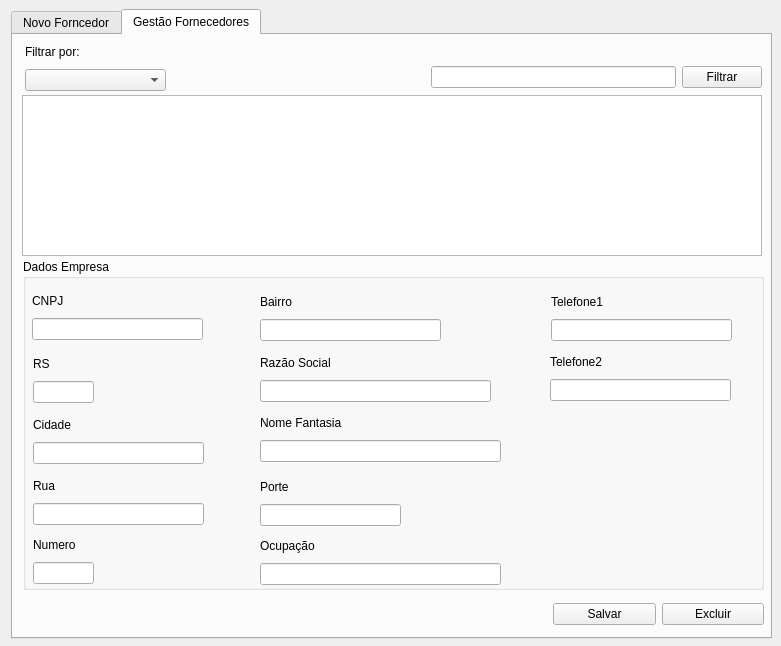
<?xml version="1.0" encoding="UTF-8"?>
<ui version="4.0">
 <class>frm_gestaofornecedores</class>
 <widget class="QDialog" name="frm_gestaofornecedores">
  <property name="geometry">
   <rect>
    <x>0</x>
    <y>0</y>
    <width>781</width>
    <height>646</height>
   </rect>
  </property>
  <property name="windowTitle">
   <string>Gestão de Fornecedores</string>
  </property>
  <widget class="QTabWidget" name="tabWidget">
   <property name="geometry">
    <rect>
     <x>11</x>
     <y>9</y>
     <width>761</width>
     <height>630</height>
    </rect>
   </property>
   <property name="currentIndex">
    <number>1</number>
   </property>
   <widget class="QWidget" name="tab">
    <attribute name="title">
     <string>Novo Forncedor</string>
    </attribute>
    <widget class="QGroupBox" name="groupBox">
     <property name="geometry">
      <rect>
       <x>8</x>
       <y>10</y>
       <width>741</width>
       <height>331</height>
      </rect>
     </property>
     <property name="title">
      <string>Dados Empresa</string>
     </property>
     <widget class="QWidget" name="layoutWidget_3">
      <property name="geometry">
       <rect>
        <x>7</x>
        <y>31</y>
        <width>171</width>
        <height>50</height>
       </rect>
      </property>
      <layout class="QVBoxLayout" name="verticalLayout_2">
       <item>
        <widget class="QLabel" name="lb_nv_cnpj">
         <property name="text">
          <string>CNPJ</string>
         </property>
        </widget>
       </item>
       <item>
        <widget class="QLineEdit" name="txt_nv_cnpj"/>
       </item>
      </layout>
     </widget>
     <widget class="QWidget" name="layoutWidget_4">
      <property name="geometry">
       <rect>
        <x>10</x>
        <y>273</y>
        <width>61</width>
        <height>50</height>
       </rect>
      </property>
      <layout class="QVBoxLayout" name="verticalLayout_7">
       <item>
        <widget class="QLabel" name="label_3">
         <property name="text">
          <string>Numero</string>
         </property>
        </widget>
       </item>
       <item>
        <widget class="QLineEdit" name="txt_nv_numeroEstabelecimento"/>
       </item>
      </layout>
     </widget>
     <widget class="QWidget" name="layoutWidget_5">
      <property name="geometry">
       <rect>
        <x>10</x>
        <y>92</y>
        <width>61</width>
        <height>50</height>
       </rect>
      </property>
      <layout class="QVBoxLayout" name="verticalLayout_6">
       <item>
        <widget class="QLabel" name="label_4">
         <property name="text">
          <string>UF</string>
         </property>
        </widget>
       </item>
       <item>
        <widget class="QLineEdit" name="txt_nv_uf"/>
       </item>
      </layout>
     </widget>
     <widget class="QWidget" name="layoutWidget_6">
      <property name="geometry">
       <rect>
        <x>10</x>
        <y>153</y>
        <width>171</width>
        <height>50</height>
       </rect>
      </property>
      <layout class="QVBoxLayout" name="verticalLayout_11">
       <item>
        <widget class="QLabel" name="label_7">
         <property name="text">
          <string>Cidade</string>
         </property>
        </widget>
       </item>
       <item>
        <widget class="QLineEdit" name="txt_nv_cidade"/>
       </item>
      </layout>
     </widget>
     <widget class="QWidget" name="layoutWidget_7">
      <property name="geometry">
       <rect>
        <x>239</x>
        <y>214</y>
        <width>141</width>
        <height>50</height>
       </rect>
      </property>
      <layout class="QVBoxLayout" name="verticalLayout_10">
       <item>
        <widget class="QLabel" name="label_8">
         <property name="text">
          <string>Porte</string>
         </property>
        </widget>
       </item>
       <item>
        <widget class="QLineEdit" name="txt_nv_porte"/>
       </item>
      </layout>
     </widget>
     <widget class="QWidget" name="layoutWidget_8">
      <property name="geometry">
       <rect>
        <x>237</x>
        <y>273</y>
        <width>241</width>
        <height>50</height>
       </rect>
      </property>
      <layout class="QVBoxLayout" name="verticalLayout_5">
       <item>
        <widget class="QLabel" name="label_2">
         <property name="text">
          <string>Ocupação</string>
         </property>
        </widget>
       </item>
       <item>
        <widget class="QLineEdit" name="txt_nv_ocupacao"/>
       </item>
      </layout>
     </widget>
     <widget class="QWidget" name="layoutWidget_9">
      <property name="geometry">
       <rect>
        <x>10</x>
        <y>214</y>
        <width>171</width>
        <height>50</height>
       </rect>
      </property>
      <layout class="QVBoxLayout" name="verticalLayout_3">
       <item>
        <widget class="QLabel" name="label_11">
         <property name="text">
          <string>Rua</string>
         </property>
        </widget>
       </item>
       <item>
        <widget class="QLineEdit" name="txt_nv_rua"/>
       </item>
      </layout>
     </widget>
     <widget class="QWidget" name="layoutWidget_10">
      <property name="geometry">
       <rect>
        <x>240</x>
        <y>31</y>
        <width>181</width>
        <height>50</height>
       </rect>
      </property>
      <layout class="QVBoxLayout" name="verticalLayout_4">
       <item>
        <widget class="QLabel" name="label_12">
         <property name="text">
          <string>Bairro</string>
         </property>
        </widget>
       </item>
       <item>
        <widget class="QLineEdit" name="txt_nv_bairro"/>
       </item>
      </layout>
     </widget>
     <widget class="QWidget" name="layoutWidget_12">
      <property name="geometry">
       <rect>
        <x>239</x>
        <y>93</y>
        <width>231</width>
        <height>50</height>
       </rect>
      </property>
      <layout class="QVBoxLayout" name="verticalLayout_9">
       <item>
        <widget class="QLabel" name="label_9">
         <property name="text">
          <string>Razão Social</string>
         </property>
        </widget>
       </item>
       <item>
        <widget class="QLineEdit" name="txt_nv_razaoSocial"/>
       </item>
      </layout>
     </widget>
     <widget class="QWidget" name="layoutWidget_13">
      <property name="geometry">
       <rect>
        <x>239</x>
        <y>153</y>
        <width>241</width>
        <height>50</height>
       </rect>
      </property>
      <layout class="QVBoxLayout" name="verticalLayout_12">
       <item>
        <widget class="QLabel" name="label_6">
         <property name="text">
          <string>Nome Fantasia</string>
         </property>
        </widget>
       </item>
       <item>
        <widget class="QLineEdit" name="txt_nv_nomeFantasia"/>
       </item>
      </layout>
     </widget>
     <widget class="QWidget" name="layoutWidget_14">
      <property name="geometry">
       <rect>
        <x>530</x>
        <y>31</y>
        <width>181</width>
        <height>50</height>
       </rect>
      </property>
      <layout class="QVBoxLayout" name="verticalLayout_8">
       <item>
        <widget class="QLabel" name="label_10">
         <property name="text">
          <string>Telefone1</string>
         </property>
        </widget>
       </item>
       <item>
        <widget class="QLineEdit" name="txt_nv_tel1"/>
       </item>
      </layout>
     </widget>
     <widget class="QWidget" name="layoutWidget_15">
      <property name="geometry">
       <rect>
        <x>529</x>
        <y>93</y>
        <width>181</width>
        <height>50</height>
       </rect>
      </property>
      <layout class="QVBoxLayout" name="verticalLayout_13">
       <item>
        <widget class="QLabel" name="label_5">
         <property name="text">
          <string>Telefone2</string>
         </property>
        </widget>
       </item>
       <item>
        <widget class="QLineEdit" name="txt_nv_tel2"/>
       </item>
      </layout>
     </widget>
     <widget class="QPushButton" name="btn_validacnpj">
      <property name="geometry">
       <rect>
        <x>180</x>
        <y>58</y>
        <width>21</width>
        <height>21</height>
       </rect>
      </property>
      <property name="text">
       <string>...</string>
      </property>
     </widget>
    </widget>
    <widget class="QWidget" name="layoutWidget_2">
     <property name="geometry">
      <rect>
       <x>542</x>
       <y>566</y>
       <width>211</width>
       <height>27</height>
      </rect>
     </property>
     <layout class="QHBoxLayout" name="horizontalLayout_7">
      <item>
       <widget class="QPushButton" name="btn_nv_novo">
        <property name="text">
         <string>Novo</string>
        </property>
       </widget>
      </item>
      <item>
       <widget class="QPushButton" name="btn_nv_salvar">
        <property name="text">
         <string>Salvar</string>
        </property>
       </widget>
      </item>
     </layout>
    </widget>
   </widget>
   <widget class="QWidget" name="tab_2">
    <attribute name="title">
     <string>Gestão Fornecedores</string>
    </attribute>
    <widget class="QWidget" name="layoutWidget_16">
     <property name="geometry">
      <rect>
       <x>12</x>
       <y>6</y>
       <width>141</width>
       <height>50</height>
      </rect>
     </property>
     <layout class="QVBoxLayout" name="verticalLayout">
      <item>
       <widget class="QLabel" name="label">
        <property name="text">
         <string>Filtrar por:</string>
        </property>
       </widget>
      </item>
      <item>
       <widget class="QComboBox" name="cb_ge_filtrar"/>
      </item>
     </layout>
    </widget>
    <widget class="QWidget" name="layoutWidget_17">
     <property name="geometry">
      <rect>
       <x>418</x>
       <y>29</y>
       <width>331</width>
       <height>27</height>
      </rect>
     </property>
     <layout class="QHBoxLayout" name="horizontalLayout">
      <item>
       <widget class="QLineEdit" name="txt_ge_filtrar"/>
      </item>
      <item>
       <widget class="QPushButton" name="btn_ge_filtrar">
        <property name="text">
         <string>Filtrar</string>
        </property>
       </widget>
      </item>
     </layout>
    </widget>
    <widget class="QTableWidget" name="tw_ge_listarFornecedores">
     <property name="geometry">
      <rect>
       <x>9</x>
       <y>60</y>
       <width>740</width>
       <height>161</height>
      </rect>
     </property>
    </widget>
    <widget class="QGroupBox" name="groupBox_2">
     <property name="geometry">
      <rect>
       <x>10</x>
       <y>224</y>
       <width>741</width>
       <height>331</height>
      </rect>
     </property>
     <property name="title">
      <string>Dados Empresa</string>
     </property>
     <widget class="QWidget" name="layoutWidget_31">
      <property name="geometry">
       <rect>
        <x>9</x>
        <y>31</y>
        <width>171</width>
        <height>50</height>
       </rect>
      </property>
      <layout class="QVBoxLayout" name="verticalLayout_29">
       <item>
        <widget class="QLabel" name="label_28">
         <property name="text">
          <string>CNPJ</string>
         </property>
        </widget>
       </item>
       <item>
        <widget class="QLineEdit" name="txt_ge_cnpj"/>
       </item>
      </layout>
     </widget>
     <widget class="QWidget" name="layoutWidget_32">
      <property name="geometry">
       <rect>
        <x>10</x>
        <y>275</y>
        <width>61</width>
        <height>50</height>
       </rect>
      </property>
      <layout class="QVBoxLayout" name="verticalLayout_30">
       <item>
        <widget class="QLabel" name="label_29">
         <property name="text">
          <string>Numero</string>
         </property>
        </widget>
       </item>
       <item>
        <widget class="QLineEdit" name="txt_ge_numeroEstabelecimento"/>
       </item>
      </layout>
     </widget>
     <widget class="QWidget" name="layoutWidget_33">
      <property name="geometry">
       <rect>
        <x>10</x>
        <y>94</y>
        <width>61</width>
        <height>50</height>
       </rect>
      </property>
      <layout class="QVBoxLayout" name="verticalLayout_31">
       <item>
        <widget class="QLabel" name="label_30">
         <property name="text">
          <string>RS</string>
         </property>
        </widget>
       </item>
       <item>
        <widget class="QLineEdit" name="txt_ge_uf"/>
       </item>
      </layout>
     </widget>
     <widget class="QWidget" name="layoutWidget_34">
      <property name="geometry">
       <rect>
        <x>10</x>
        <y>155</y>
        <width>171</width>
        <height>50</height>
       </rect>
      </property>
      <layout class="QVBoxLayout" name="verticalLayout_32">
       <item>
        <widget class="QLabel" name="label_31">
         <property name="text">
          <string>Cidade</string>
         </property>
        </widget>
       </item>
       <item>
        <widget class="QLineEdit" name="txt_ge_cidade"/>
       </item>
      </layout>
     </widget>
     <widget class="QWidget" name="layoutWidget_35">
      <property name="geometry">
       <rect>
        <x>237</x>
        <y>217</y>
        <width>141</width>
        <height>50</height>
       </rect>
      </property>
      <layout class="QVBoxLayout" name="verticalLayout_33">
       <item>
        <widget class="QLabel" name="label_32">
         <property name="text">
          <string>Porte</string>
         </property>
        </widget>
       </item>
       <item>
        <widget class="QLineEdit" name="txt_ge_porte"/>
       </item>
      </layout>
     </widget>
     <widget class="QWidget" name="layoutWidget_36">
      <property name="geometry">
       <rect>
        <x>237</x>
        <y>276</y>
        <width>241</width>
        <height>50</height>
       </rect>
      </property>
      <layout class="QVBoxLayout" name="verticalLayout_34">
       <item>
        <widget class="QLabel" name="label_33">
         <property name="text">
          <string>Ocupação</string>
         </property>
        </widget>
       </item>
       <item>
        <widget class="QLineEdit" name="txt_ge_ocupacao"/>
       </item>
      </layout>
     </widget>
     <widget class="QWidget" name="layoutWidget_37">
      <property name="geometry">
       <rect>
        <x>10</x>
        <y>216</y>
        <width>171</width>
        <height>50</height>
       </rect>
      </property>
      <layout class="QVBoxLayout" name="verticalLayout_35">
       <item>
        <widget class="QLabel" name="label_34">
         <property name="text">
          <string>Rua</string>
         </property>
        </widget>
       </item>
       <item>
        <widget class="QLineEdit" name="txt_ge_rua"/>
       </item>
      </layout>
     </widget>
     <widget class="QWidget" name="layoutWidget_38">
      <property name="geometry">
       <rect>
        <x>237</x>
        <y>32</y>
        <width>181</width>
        <height>50</height>
       </rect>
      </property>
      <layout class="QVBoxLayout" name="verticalLayout_36">
       <item>
        <widget class="QLabel" name="label_35">
         <property name="text">
          <string>Bairro</string>
         </property>
        </widget>
       </item>
       <item>
        <widget class="QLineEdit" name="txt_ge_bairro"/>
       </item>
      </layout>
     </widget>
     <widget class="QWidget" name="layoutWidget_40">
      <property name="geometry">
       <rect>
        <x>237</x>
        <y>93</y>
        <width>231</width>
        <height>50</height>
       </rect>
      </property>
      <layout class="QVBoxLayout" name="verticalLayout_38">
       <item>
        <widget class="QLabel" name="label_37">
         <property name="text">
          <string>Razão Social</string>
         </property>
        </widget>
       </item>
       <item>
        <widget class="QLineEdit" name="txt_ge_razaoSocial"/>
       </item>
      </layout>
     </widget>
     <widget class="QWidget" name="layoutWidget_41">
      <property name="geometry">
       <rect>
        <x>237</x>
        <y>153</y>
        <width>241</width>
        <height>50</height>
       </rect>
      </property>
      <layout class="QVBoxLayout" name="verticalLayout_39">
       <item>
        <widget class="QLabel" name="label_38">
         <property name="text">
          <string>Nome Fantasia</string>
         </property>
        </widget>
       </item>
       <item>
        <widget class="QLineEdit" name="txt_ge_nomeFantasia"/>
       </item>
      </layout>
     </widget>
     <widget class="QWidget" name="layoutWidget_42">
      <property name="geometry">
       <rect>
        <x>528</x>
        <y>32</y>
        <width>181</width>
        <height>50</height>
       </rect>
      </property>
      <layout class="QVBoxLayout" name="verticalLayout_40">
       <item>
        <widget class="QLabel" name="label_39">
         <property name="text">
          <string>Telefone1</string>
         </property>
        </widget>
       </item>
       <item>
        <widget class="QLineEdit" name="txt_ge_tel1"/>
       </item>
      </layout>
     </widget>
     <widget class="QWidget" name="layoutWidget_43">
      <property name="geometry">
       <rect>
        <x>527</x>
        <y>92</y>
        <width>181</width>
        <height>50</height>
       </rect>
      </property>
      <layout class="QVBoxLayout" name="verticalLayout_41">
       <item>
        <widget class="QLabel" name="label_40">
         <property name="text">
          <string>Telefone2</string>
         </property>
        </widget>
       </item>
       <item>
        <widget class="QLineEdit" name="txt_ge_tel2"/>
       </item>
      </layout>
     </widget>
    </widget>
    <widget class="QWidget" name="layoutWidget">
     <property name="geometry">
      <rect>
       <x>540</x>
       <y>566</y>
       <width>211</width>
       <height>27</height>
      </rect>
     </property>
     <layout class="QHBoxLayout" name="horizontalLayout_2">
      <item>
       <widget class="QPushButton" name="btn_ge_salvar">
        <property name="text">
         <string>Salvar</string>
        </property>
       </widget>
      </item>
      <item>
       <widget class="QPushButton" name="btn_ge_excluir">
        <property name="text">
         <string>Excluir</string>
        </property>
       </widget>
      </item>
     </layout>
    </widget>
   </widget>
  </widget>
  <widget class="QWidget" name="layoutWidget">
   <property name="geometry">
    <rect>
     <x>0</x>
     <y>0</y>
     <width>2</width>
     <height>2</height>
    </rect>
   </property>
   <layout class="QVBoxLayout" name="verticalLayout_15"/>
  </widget>
 </widget>
 <resources/>
 <connections/>
</ui>
